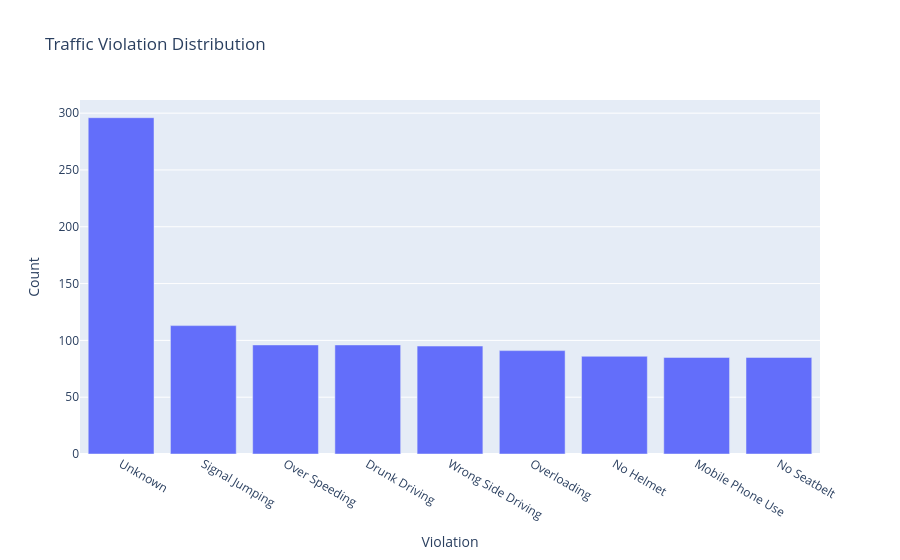

Notebook source saved alongside this figure:
### Markdown cell above
## Traffic Violation Analysis

This analysis identifies the most common traffic violations associated with accidents.

### Code cell
violation_counts = df['Traffic_Violation'].value_counts().head(10)

fig = px.bar(
    x=violation_counts.index,
    y=violation_counts.values,
    labels={'x': 'Violation', 'y': 'Count'},
    title='Traffic Violation Distribution'
)

fig.show()

### Figure 1 — Plotly figure (JSON) as saved in the notebook; plotly's stock layout.template omitted (floating-point values rounded to 4 significant figures)
{"data": [{"hovertemplate": "Violation=%{x}<br>Count=%{y}<extra></extra>", "legendgroup": "", "marker": {"color": "#636efa", "pattern": {"shape": ""}}, "name": "", "orientation": "v", "showlegend": false, "textposition": "auto", "type": "bar", "x": ["Unknown", "Signal Jumping", "Over Speeding", "Drunk Driving", "Wrong Side Driving", "Overloading", "No Helmet", "Mobile Phone Use", "No Seatbelt"], "xaxis": "x", "y": [296, 113, 96, 96, 95, 91, 86, 85, 85], "yaxis": "y"}], "layout": {"barmode": "relative", "legend": {"tracegroupgap": 0}, "title": {"text": "Traffic Violation Distribution"}, "xaxis": {"anchor": "y", "domain": [0, 1], "title": {"text": "Violation"}}, "yaxis": {"anchor": "x", "domain": [0, 1], "title": {"text": "Count"}}}}
